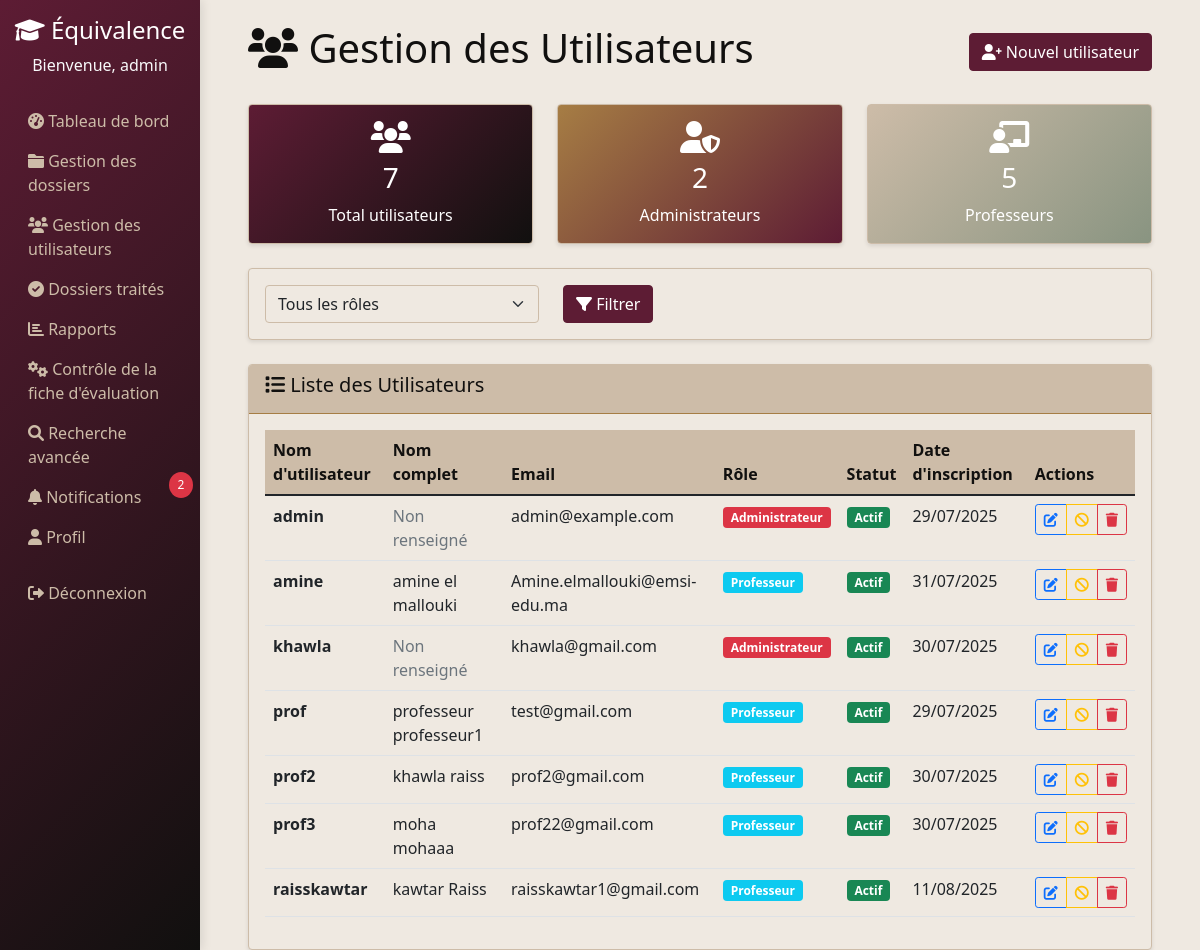
The page /users/gestion/ (signed in) on the database its author committed.
### users/models.py (models this page shows, shortened)
class CustomUser(AbstractUser):
    ADMIN = 'admin'
    PROFESSEUR = 'professeur'
    ROLE_CHOICES = [
        (ADMIN, 'Administrateur'),
        (PROFESSEUR, 'Professeur'),
    ]
    role = models.CharField(max_length=20, choices=ROLE_CHOICES, default=ADMIN)

### dossiers/models.py (models this page shows, shortened)
class Notification(models.Model):
    TYPES = [
        ('affectation', 'Affectation de dossier'),
        ('traitement', 'Traitement terminé'),
        ('evaluation', 'Nouvelle évaluation'),
        ('system', 'Notification système'),
        ('retour', 'Retour à l\'admin'),
        ('renvoi', 'Renvoyer au professeur'),
    ]
    destinataire = models.ForeignKey(CustomUser, on_delete=models.CASCADE, related_name='notifications')
    type_notification = models.CharField(max_length=20, choices=TYPES)
    titre = models.CharField(max_length=255)
    message = models.TextField()
    dossier = models.ForeignKey(Dossier, on_delete=models.CASCADE, null=True, blank=True)
    date_creation = models.DateTimeField(auto_now_add=True)
    lu = models.BooleanField(default=False)
    class Meta:
        ordering = ['-date_creation']

### users/views.py (the view)
# urls.py: path('gestion/', views.gestion_utilisateurs, name='gestion_utilisateurs'),
@login_required
def gestion_utilisateurs(request):
    if request.user.role != 'admin':
        messages.error(request, "Accès non autorisé")
        return redirect('dossiers:dashboard')
    utilisateurs = CustomUser.objects.all().order_by('username')
    role_filter = request.GET.get('role')
    if role_filter:
        utilisateurs = utilisateurs.filter(role=role_filter)
    total_utilisateurs = CustomUser.objects.count()
    administrateurs = CustomUser.objects.filter(role='admin').count()
    professeurs = CustomUser.objects.filter(role='professeur').count()
    context = {
        'utilisateurs': utilisateurs,
        'total_utilisateurs': total_utilisateurs,
        'administrateurs': administrateurs,
        'professeurs': professeurs,
    }
    return render(request, 'users/gestion_utilisateurs.html', context)

### templates/users/gestion_utilisateurs.html (shortened to what this page needs)
{% extends 'base.html' %}
{% block content %}
<div class="container mt-4">
    <div class="d-flex justify-content-between align-items-center mb-4">
        <h1><i class="fas fa-users"></i> Gestion des Utilisateurs</h1>
        <a href="{% url 'users:create_user' %}" class="btn btn-primary">
            <i class="fas fa-user-plus"></i> Nouvel utilisateur
        </a>
    </div>
    <div class="row mb-4">
        <div class="col-md-4">
            <div class="card text-white" style="background: linear-gradient(135deg, var(--color-dark-maroon) 0%, var(--color-black) 100%);">
                <div class="card-body text-center">
                    <i class="fas fa-users fa-2x mb-2"></i>
                    <h3 class="card-title">{{ total_utilisateurs }}</h3>
                    <p class="card-text">Total utilisateurs</p>
                </div>
            </div>
        </div>
        <div class="col-md-4">
            <div class="card text-white" style="background: linear-gradient(135deg, var(--color-muted-gold) 0%, var(--color-dark-maroon) 100%);">
                <div class="card-body text-center">
                    <i class="fas fa-user-shield fa-2x mb-2"></i>
                    <h3 class="card-title">{{ administrateurs }}</h3>
                    <p class="card-text">Administrateurs</p>
                </div>
            </div>
        </div>
        <div class="col-md-4">
            <div class="card text-white" style="background: linear-gradient(135deg, var(--color-light-taupe) 0%, var(--color-sage-green) 100%);">
                <div class="card-body text-center">
                    <i class="fas fa-chalkboard-teacher fa-2x mb-2"></i>
                    <h3 class="card-title">{{ professeurs }}</h3>
                    <p class="card-text">Professeurs</p>
                </div>
            </div>
        </div>
    </div>
    <div class="card mb-4">
        <div class="card-body">
            <form method="get" class="row">
                <div class="col-md-4">
                    <select name="role" class="form-select">
                        <option value="">Tous les rôles</option>
                    </select>
                </div>
                <div class="col-md-2">
                    <button type="submit" class="btn btn-primary">
                        <i class="fas fa-filter"></i> Filtrer
                    </button>
                </div>
            </form>
        </div>
    </div>
    <div class="card">
        <div class="card-header">
            <h5><i class="fas fa-list"></i> Liste des Utilisateurs</h5>
        </div>
        <div class="card-body">
            {% if utilisateurs %}
                <div class="table-responsive">
                    <table class="table table-hover">
                        <thead>
                            <tr>
                                <th>Nom d'utilisateur</th>
                                <th>Nom complet</th>
                                <th>Email</th>
                                <th>Rôle</th>
                                <th>Statut</th>
                                <th>Date d'inscription</th>
                                <th>Actions</th>
                            </tr>
                        </thead>
                        <tbody>
                            {% for utilisateur in utilisateurs %}
                            <tr>
                                <td>
                                    <strong>{{ utilisateur.username }}</strong>
                                </td>
                                <td>
                                    {% if utilisateur.first_name or utilisateur.last_name %}
                                        {{ utilisateur.first_name }} {{ utilisateur.last_name }}
                                    {% else %}
                                        <span class="text-muted">Non renseigné</span>
                                    {% endif %}
                                </td>
                                <td>{{ utilisateur.email }}</td>
                                <td>
                                    <span class="badge bg-{% if utilisateur.role == 'admin' %}danger{% else %}info{% endif %}">
                                        {{ utilisateur.get_role_display }}
                                    </span>
                                </td>
                                <td>
                                    <span class="badge bg-{% if utilisateur.is_active %}success{% else %}secondary{% endif %}">
                                        {% if utilisateur.is_active %}Actif{% else %}Inactif{% endif %}
                                    </span>
                                </td>
                                <td>{{ utilisateur.date_joined|date:"d/m/Y" }}</td>
                                <td>
                                    <div class="btn-group" role="group">
                                        <a href="{% url 'users:modifier_utilisateur' utilisateur.id %}" class="btn btn-sm btn-outline-primary" title="Modifier">
                                            <i class="fas fa-edit"></i>
                                        </a>
                                        {% if utilisateur.is_active %}
                                            <button class="btn btn-sm btn-outline-warning" onclick="desactiverUtilisateur({{ utilisateur.id }})" title="Désactiver">
                                                <i class="fas fa-ban"></i>
                                            </button>
                                        {% else %}
                                            <button class="btn btn-sm btn-outline-success" onclick="desactiverUtilisateur({{ utilisateur.id }})" title="Activer">
                                                <i class="fas fa-check"></i>
                                            </button>
                                        {% endif %}
                                        <button class="btn btn-sm btn-outline-danger" onclick="supprimerUtilisateur({{ utilisateur.id }}, '{{ utilisateur.username }}')" title="Supprimer">
                                            <i class="fas fa-trash"></i>
                                        </button>
                                    </div>
                                </td>
                            </tr>
                            {% endfor %}
                        </tbody>
                    </table>
                </div>
            {% endif %}
        </div>
    </div>
</div>
{% endblock %}

### templates/base.html (shortened to what this page needs)
{% load static %}
<!DOCTYPE html>
<html lang="fr">
<head>
    <link href="https://cdn.jsdelivr.net/npm/bootstrap@5.1.3/dist/css/bootstrap.min.css" rel="stylesheet">
    <link href="https://cdnjs.cloudflare.com/ajax/libs/font-awesome/6.0.0/css/all.min.css" rel="stylesheet">
</head>
<body>
    {% if user.is_authenticated %}
    <div class="container-fluid">
        <div class="row">
            <nav class="col-md-3 col-lg-2 d-md-block sidebar collapse">
                <div class="position-sticky pt-3">
                    <div class="text-center mb-4">
                        <h4 class="text-white"><i class="fas fa-graduation-cap"></i> Équivalence</h4>
                        <p class="text-light">Bienvenue, {{ user.username }}</p>
                    </div>
                    <ul class="nav flex-column">
                        <li class="nav-item">
                            <a class="nav-link" href="{% url 'dossiers:dashboard' %}">
                                <i class="fas fa-tachometer-alt"></i> Tableau de bord
                            </a>
                        </li>
                        {% if user.role == 'admin' %}
                        <li class="nav-item">
                            <a class="nav-link" href="{% url 'dossiers:gestion_dossiers' %}">
                                <i class="fas fa-folder"></i> Gestion des dossiers
                            </a>
                        </li>
                        <li class="nav-item">
                            <a class="nav-link" href="{% url 'users:gestion_utilisateurs' %}">
                                <i class="fas fa-users"></i> Gestion des utilisateurs
                            </a>
                        </li>
                        <li class="nav-item">
                            <a class="nav-link" href="{% url 'dossiers:dossiers_traites_admin' %}">
                                <i class="fas fa-check-circle"></i> Dossiers traités
                            </a>
                        </li>
                        <li class="nav-item">
                            <a class="nav-link" href="{% url 'dossiers:rapports_statistiques' %}">
                                <i class="fas fa-chart-bar"></i> Rapports
                            </a>
                        </li>
                        <li class="nav-item">
                            <a class="nav-link" href="{% url 'dossiers:controle_fiche_evaluation' %}">
                                <i class="fas fa-cogs"></i> Contrôle de la fiche d'évaluation
                            </a>
                        </li>
                        {% else %}
                        <li class="nav-item">
                            <a class="nav-link" href="{% url 'dossiers:professeur_dossiers' %}">
                                <i class="fas fa-folder-open"></i> Mes dossiers
                            </a>
                        </li>
                        {% endif %}
                        <li class="nav-item">
                            <a class="nav-link" href="{% url 'dossiers:recherche_avancee' %}">
                                <i class="fas fa-search"></i> Recherche avancée
                            </a>
                        </li>
                        <li class="nav-item">
                            <a class="nav-link position-relative" href="{% url 'dossiers:notifications' %}">
                                <i class="fas fa-bell"></i> Notifications
                                {% if user.notifications.all %}
                                <span class="notification-badge">{{ user.notifications.all|length }}</span>
                                {% endif %}
                            </a>
                        </li>
                        <li class="nav-item">
                            <a class="nav-link" href="{% url 'users:profile' %}">
                                <i class="fas fa-user"></i> Profil
                            </a>
                        </li>
                        <li class="nav-item mt-3">
                            <a class="nav-link text-danger" href="{% url 'logout' %}">
                                <i class="fas fa-sign-out-alt"></i> Déconnexion
                            </a>
                        </li>
                    </ul>
                </div>
            </nav>
            <main class="col-md-9 ms-sm-auto col-lg-10 px-md-4">
                {% block content %}{% endblock %}
            </main>
        </div>
    </div>
    {% else %}
        {% block login_content %}{% endblock %}
    {% endif %}
</body>
</html>

### templates/base.html (style rules this page uses)
:root { --color-black: #11100F; --color-dark-maroon: #5D1C34; --color-muted-gold: #A67D44; --color-sage-green: #899481; --color-light-taupe: #CDBCA8; --color-off-white: #EFE9E1; }
body { background-color: var(--color-off-white); color: var(--color-black); font-family: 'Segoe UI', Tahoma, Geneva, Verdana, sans-serif; }
.sidebar { min-height: 100vh; background: linear-gradient(135deg, var(--color-dark-maroon) 0%, var(--color-black) 100%); box-shadow: 2px 0 10px rgba(0,0,0,0.1); }
.nav-link { color: var(--color-light-taupe) !important; transition: all 0.3s ease; }
.card { background-color: var(--color-off-white); border: 1px solid var(--color-light-taupe); box-shadow: 0 2px 4px rgba(0,0,0,0.1); }
.card-header { background-color: var(--color-light-taupe); color: var(--color-black); border-bottom: 1px solid var(--color-muted-gold); }
.btn-primary { background-color: var(--color-dark-maroon); border-color: var(--color-dark-maroon); }
.table { background-color: var(--color-off-white); }
.table thead th { background-color: var(--color-light-taupe); color: var(--color-black); border-color: var(--color-muted-gold); }
.badge { background-color: var(--color-sage-green); }
.form-control, .form-select { background-color: var(--color-off-white); border-color: var(--color-light-taupe); }
.notification-badge { position: absolute; top: -5px; right: -5px; background-color: #dc3545; color: white; border-radius: 50%; padding: 0.25rem 0.5rem; font-size: 0.75rem; min-width: 1.5rem; text-align: center; }

### rows shown on the page
CustomUser: username "admin", notifications.all|length "2", first_name "Non renseigné", email "admin@example.com", role "Administrateur", is_active "Actif", date_joined "29/07/2025"
CustomUser: username "amine", first_name "amine", last_name "el mallouki", email "Amine.elmallouki@emsi-edu.ma", role "Professeur", is_active "Actif", date_joined "31/07/2025"
CustomUser: username "khawla", first_name "Non renseigné", email "khawla@gmail.com", role "Administrateur", is_active "Actif", date_joined "30/07/2025"
CustomUser: username "prof", first_name "professeur", last_name "professeur1", email "test@gmail.com", role "Professeur", is_active "Actif", date_joined "29/07/2025"
CustomUser: username "prof2", first_name "khawla", last_name "raiss", email "prof2@gmail.com", role "Professeur", is_active "Actif", date_joined "30/07/2025"
CustomUser: username "prof3", first_name "moha", last_name "mohaaa", email "prof22@gmail.com", role "Professeur", is_active "Actif", date_joined "30/07/2025"
CustomUser: username "raisskawtar", first_name "kawtar", last_name "Raiss", email "raisskawtar1@gmail.com", role "Professeur", is_active "Actif", date_joined "11/08/2025"

### other values the page prints
{{ total_utilisateurs }} "7"
{{ administrateurs }} "2"
{{ professeurs }} "5"
